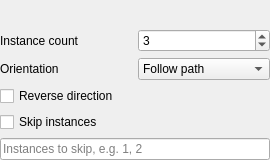
<?xml version="1.0" encoding="UTF-8"?>
<ui version="4.0">
 <class>PartDesignGui::TaskCurvePatternParameters</class>
 <widget class="QWidget" name="PartDesignGui::TaskCurvePatternParameters">
  <property name="geometry">
   <rect>
    <x>0</x>
    <y>0</y>
    <width>270</width>
    <height>160</height>
   </rect>
  </property>
  <property name="windowTitle">
   <string notr="true">Form</string>
  </property>
  <layout class="QVBoxLayout" name="verticalLayout">
   <property name="leftMargin">
    <number>0</number>
   </property>
   <property name="topMargin">
    <number>0</number>
   </property>
   <property name="rightMargin">
    <number>0</number>
   </property>
   <property name="bottomMargin">
    <number>0</number>
   </property>
   <item>
    <widget class="QWidget" name="pathFieldPlaceholder" native="true"/>
   </item>
   <item>
    <layout class="QGridLayout" name="gridLayout">
     <item row="0" column="0">
      <widget class="QLabel" name="labelOccurrences">
       <property name="text">
        <string>Instance count</string>
       </property>
      </widget>
     </item>
     <item row="0" column="1">
      <widget class="QSpinBox" name="spinOccurrences">
       <property name="minimum">
        <number>1</number>
       </property>
       <property name="maximum">
        <number>10000</number>
       </property>
       <property name="value">
        <number>3</number>
       </property>
      </widget>
     </item>
     <item row="1" column="0">
      <widget class="QLabel" name="labelOrientation">
       <property name="text">
        <string>Orientation</string>
       </property>
      </widget>
     </item>
     <item row="1" column="1">
      <widget class="QComboBox" name="comboOrientation">
       <item>
        <property name="text">
         <string>Follow path</string>
        </property>
       </item>
       <item>
        <property name="text">
         <string>Keep orientation</string>
        </property>
       </item>
      </widget>
     </item>
    </layout>
   </item>
   <item>
    <widget class="QCheckBox" name="checkReversed">
     <property name="text">
      <string>Reverse direction</string>
     </property>
    </widget>
   </item>
   <item>
    <widget class="QCheckBox" name="checkSkip">
     <property name="text">
      <string>Skip instances</string>
     </property>
    </widget>
   </item>
   <item>
    <widget class="QLineEdit" name="editSkipped">
     <property name="placeholderText">
      <string>Instances to skip, e.g. 1, 2</string>
     </property>
    </widget>
   </item>
  </layout>
 </widget>
 <resources/>
 <connections/>
</ui>
